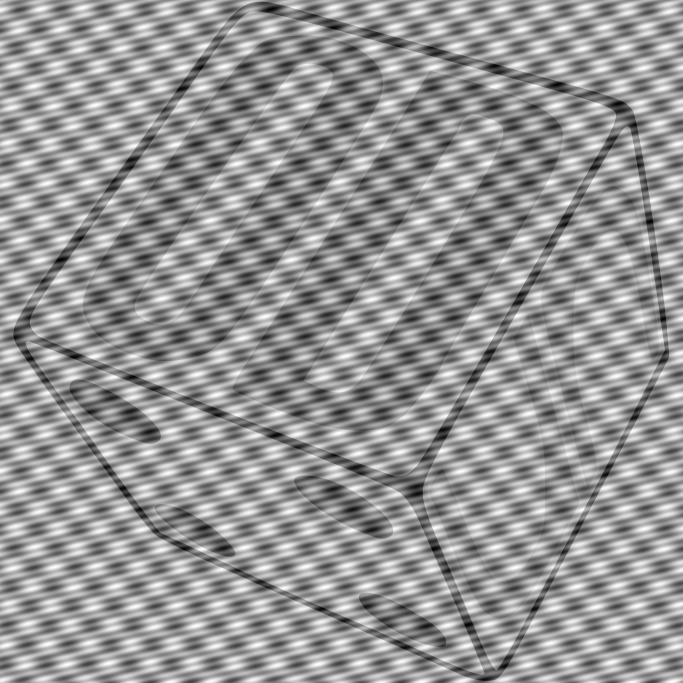
#> input picture Entrega02/Noise _images/Noise (6).png, 2048 x 2048 px, found by its file name (shown at 1/3 size)
$ python Optical_System_Variable_Transmitance.py
#> lines starting #> are read from the running program, lines starting #| are printed output that depends on the picture; after the words box and inside, x2 and y2 are one past the last pixel; in counts of white or black regions, pixels touching at a corner belong together
### Entrega02/Miscelanea.py
import numpy as np
import matplotlib.pyplot as plt
from PIL import Image

'''
This module provides functions to create various types of masks or apertures. Some are created analytically,
while others can be loaded from image files.

All masks are generated as a square matrix of size size x size.
Conventional figures are plotted following symmetrical geometries centered at the origin (0,0).
All dimensions are specified in microns (um).
'''
# Function that generates a circular aperture centered in the grid.
def circle(radius_um, X, Y):
    mask = np.where(X**2 + Y**2 <= radius_um**2, 1, 0)
    return mask

# Function that generates a rectangular aperture centered.
def rectangle(width_um, height_um, X, Y):
    mask = np.where((np.abs(X) <= width_um // 2) & (np.abs(Y) <= height_um // 2), 1, 0)
    return mask

# Function that generates a vertical slit centered.
def vertical_slit(width_um, X, Y):
    mask = np.where(np.abs(X) <= width_um // 2, 1, 0)
    return mask

# Function that generates a horizontal slit centered.
def horizontal_slit(width_um, X, Y):
    mask = np.where(np.abs(Y) <= width_um // 2, 1, 0)
    return mask

"""
Function that loads a grayscale image and converts it into a binary mask.
The image must have a black background (obstacle) and white figures (aperture).

Returns:
    _type_: A binary numpy array (0 and 1) representing the mask.
"""
def load_image(image_path, Number_of_Samplesx, Number_of_Samplesy):
#> called with image_path = 'Entrega02\\Noise _images\\Noise (6).png', Number_of_Samplesx = 4640, Number_of_Samplesy = 3506
    img = Image.open(image_path).convert('L') # Convert to grayscale
#> img is the input picture: PIL image 2048x2048 L; min 0, max 255, mean 148.8
    img = img.resize((Number_of_Samplesx, Number_of_Samplesy)) # Resize to simulation matrix
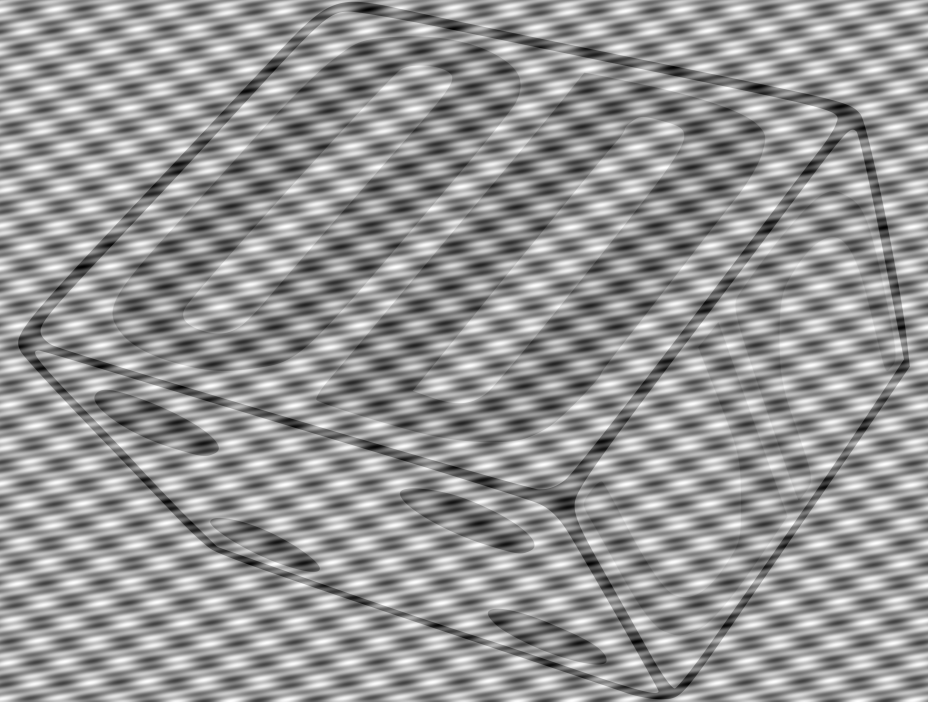
#> img: PIL image 4640x3506 L (shown at 1/5 size); min 0, max 255, mean 148.8
    img_array = np.array(img)
    # Normalize: values >128 are considered as aperture (1), others as obstacle (0)
    mask = np.where(img_array > 128, 1, 0)
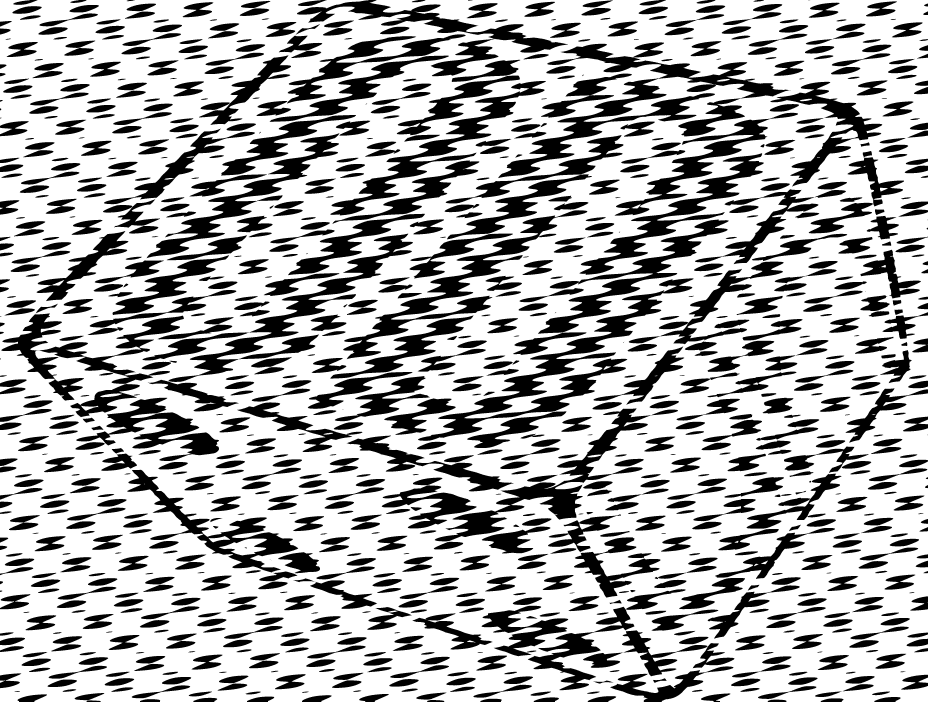
#> mask: shape (3506, 4640) int64 (shown at 1/5 size); values 0 (black) and 1 (white), 68.3% white; 1027 black regions (40 under 20 px), largest, box (x1, y1, x2, y2) and area: (2491, 212, 3947, 891) 178429, (2090, 1392, 3468, 2204) 144026, (1716, 1051, 2937, 1796) 105143
    return mask


# [31 lines left out: function Intensity_Field_Diffraction_Pattern, not called in this run]


""""
This function plots an aperture and its correspondent diffraction pattern.
The axes are set according to the physical coordinates (x, y).
Requires as inputs two matrix: the first argument is the binary array asociated to the mask; the second one is the array for
the Intensity field of a difraction pattern propagated a distance z; the third and fourth are the spatial variables; fifth is the
"cut factor", this is a porcentage value that caps the maximum value so the funtion reduces its contrast.

Returns:
    An image with two figures.
"""
# [23 lines left out: function plot_fields, not called in this run]

"""
This function plots an aperture and its correspondent diffraction pattern.
The axes are set according to the physical coordinates (x, y).
Requires as inputs two matrix: the first argument is the binary array asociated to the mask; the second one is the array for
the Intensity field of a difraction pattern propagated a distance z; the third and fourth are the spatial variables; fifth is the
"cut factor" as a decimal, this is a porcentage value that caps the maximum value so the funtion reduces its contrast.
"""
# [76 lines left out: functions Graph_Mask_and_Field_Angular_Spectrum, plot_correlation, not called in this run]


"""
Generates a Ronchi ruling mask.

Args:
    lines_per_mm: Number of lines per mm (spatial frequency).
    X, Y: Meshgrids with spatial coordinates [um].
    n: Iterator for Talbot length calculation.

Returns:
    mask (2D array): Binary mask with Ronchi grating pattern.
"""
# Function that generates a Ronchi ruling mask
# [9 lines left out: function Ronchi_mask, not called in this run]

"""Calculate the Talbot length for a given Ronchi grating.

Args:
    lines_per_mm: Number of lines per mm (spatial frequency).
    n: Iterator for Talbot length calculation.

Returns:
    Propagation_Distance_um : Calculated Talbot length in microns.
"""
# [39 lines left out: functions Talbot_length, Paco_mask, select_image_path, not called in this run]

#Creating the transmitance function for the mirror M1 when this is a function = 1
def transmitance_ring (L_x,L_y, r_minor, r_mayor, X,Y):
    rect_mask = (np.abs(X) <= L_x/2) & (np.abs(Y) <= L_y/2)
    R2 = X**2 + Y**2
    ring_mask = (R2 >= r_minor**2) & (R2 <= r_mayor**2)
    mask = np.where(rect_mask & (~ring_mask), 0, 1)

    return mask

def transmitance_1 (L_x,L_y, X,Y):
    mask = np.where((np.abs(X) <= L_x/2) & (np.abs(Y) <= L_y/2),1,0)
    return mask


# [43 lines left out: function transmitance_X_rect, not called in this run]

#Pad a field having a sample
def pad (inputField, samplingField):
    N1x, N1y = inputField.shape
#> N1x = 3506; N1y = 4640
    N2x, N2y = samplingField.shape  # needed size
#> N2x = 3506; N2y = 4640
    pad_x_before = (N2x - N1x) // 2
#> pad_x_before = 0
    pad_x_after  = N2x - N1x - pad_x_before
#> pad_x_after = 0
    pad_y_before = (N2y - N1y) // 2
#> pad_y_before = 0
    pad_y_after  = N2y - N1y - pad_y_before
#> pad_y_after = 0
    inputFieldPadded = np.pad(inputField, ((pad_x_before, pad_x_after), (pad_y_before, pad_y_after)), mode='constant')

    return inputFieldPadded

#Function for create coordinates
def coordinates (L_x, L_y, N_x, N_y):
    x = np.linspace(-L_x/2, L_x/2, N_x)  # um. x coordinates of the transmitance M1
    y = np.linspace(-L_y/2, L_y/2, N_y)  # um. y coordinates of the transmitance M1
    X, Y = np.meshgrid(x, y)
    return x,y,X,Y


#Function for create a ring
def ring (r_minor, r_mayor,X,Y):
    mask = np.where((r_minor**2 <= (X**2 + Y**2)) & ((X**2 + Y**2) <= r_mayor**2), 0, 1)
    return mask

#path = select_image_path(1)

#print(path)

"""
Functions to create the transfer matrices for the optical systems
"""

#We are creating the matrix for O(u,v) in terms of f
# [11 lines left out: function transferMatrix_With_Reflection, not called in this run]

#We are creating the matrix for propagation - lens - propagation
def transferMatrix_Propagation_Lens_Propagation(f,d):
    #We are creating the matrix for U(u',v') in terms of f and d
    matrixU = [[[1, f], [0, 1]], [[1, 0], [-1/f, 1]], [[1, d], [0, 1]]]

    #We are multipling the matrices for transfer s(xi,eta) to O(u,v) or U(x',y')

    result = matrixU[0]
    for j in range(1, len(matrixU)):
        result = np.dot(result, matrixU[j])
    return result [0][0], result[0][1], result[1][0], result[1][1]

### Entrega02/Difraction_Implementation_Of_Matrix.py
import numpy as np
from Miscelanea import *


#In this module we will use the Fresnel transformation method with the parameters of ABCD matrix


def difractive_formulation (input_field,A,B,D,λ,initial_deltax,initial_deltay,X_0,Y_0,X_1, Y_1):
    k = 2 * np.pi / λ  # um^-1. Wavenumber
    #Firstly we create the spherical terms for the input field
    SphericalInput = np.exp(((1j*k*A)/(2*B))*((X_0)**2+ (Y_0)**2))
    #We multiply the input field per the spherical input term
    U_1 = input_field * SphericalInput

    #We are calculating the fft for U_1
    U_2 = np.fft.fftshift((np.fft.fft2(U_1))* (initial_deltax*initial_deltay))

    #We create the spherical phase output term
    SphericalOutput = (np.exp((1j*k*D/(2*B))*(((X_1)**2)+ ((Y_1)**2))))/(1j*λ*B)

    #We need that SphericalOutput has the same shape as U_2, then we will pad the U_2 with zeros
    U_2_padded = pad (U_2, SphericalOutput)

    #We multiply the U_2 per sphericalOutput term
    U_B = SphericalOutput * U_2_padded

    return U_B

### Entrega02/Optical_System_Variable_Transmitance.py
import numpy as np
from Miscelanea import *
from Difraction_Implementation_Of_Matrix import *

"""
Parameteres of the optical system with variable transmitance
"""
# Light parameters
λ = 0.633  # um. Wavelength of light (He-Ne laser)

# Lens parameters
f = 500000 #um. Focal length of the lens

"""
1. Parameters of the CAM1
We will define the coordinates of the propagated fields with the parameters of the CAM1
"""
#Sensor parameters CAM1
Δ_1_CAM1 = 3.8 # um. The size of the pixel in the sensor
M_x_CAM1 = 4640 # Number of pixels in the x axis for the sensor
M_y_CAM1 = 3506 # Number of pixels in the y axis for the sensor
L_xCAM1 = M_x_CAM1 * Δ_1_CAM1  # um. Physical size of the sensor CAM1 in the x axis
L_yCAM1 = M_y_CAM1 * Δ_1_CAM1  # um. Physical size of the sensor CAM1 in the y axis

#Creating the coordinates for the sensor CAM1
x_CAM1, y_CAM1, X_CAM1, Y_CAM1 = coordinates (L_xCAM1, L_yCAM1, M_x_CAM1,M_y_CAM1)

"""
2. Parameters of the propagated field towards the transmitance or DMD
"""
Δ_2x = (λ *2*f)/(M_x_CAM1*Δ_1_CAM1)  # um. Sampling interval in the output field in x axis
Δ_2y = (λ *2*f)/(M_y_CAM1*Δ_1_CAM1)  # um. Sampling interval in the output field in y axis
L_2x = M_x_CAM1 * Δ_2x #um. Physical size of the grid in the output field in x axis
L_2y = M_y_CAM1 * Δ_2y #um. Physical size of the grid in the output field in y axis

#Creating the coordinates for the first propagation
x_2, y_2, X_2, Y_2 = coordinates (L_2x, L_2y, M_x_CAM1,M_y_CAM1)

"""
3. Parameters of the DMD
"""
Δ_M1 = 5.4 #um. Sampling interval of the sensor CAM1
N_M1x = 1080 #Number of micromirrors in axis x
N_M1y = 1920 #Number of micromirrors in axis y
L_xM1 = 10400 # um. Physical size of the transmitance M1 in the x axis
L_yM1 = 5800 # um. Physical size of the transmitance M1 in the y axis


"""
Creating the parameteres for the matrix system, in the first propagation towards The transmitance
In the second propagation towards the sensor CAM1, the parameters ABCD will be same as here
"""

A, B, C,D = transferMatrix_Propagation_Lens_Propagation(f,f)

"""
Creating the input field and the output field when it is propagated to the transmitance M1
"""

#Creating the input field, at this time it is a circular aperture
U_0 = circle(1000,X_CAM1,Y_CAM1) #With first coordinates

#Taking an image as the input field
U_0 = load_image(r'Entrega02\Noise _images\Noise (6).png', M_x_CAM1,M_y_CAM1)

#Calculating the output field with the diffractive formulation
#Here we have the spectrum of U_0
U_beforeTransmitance_M1 = difractive_formulation (U_0,A,B,D,λ,Δ_1_CAM1,Δ_1_CAM1,X_CAM1,Y_CAM1,X_2,Y_2)

"""
Creating the transmitance function and applying it to the output field U_beforeTransmitance
"""

#Creating the transmitance function
Transmitance_M1 = transmitance_ring (L_xM1,L_yM1,0,1100, X_2, Y_2)
#Transmitance_M1 = transmitance_1 (L_xM1,L_yM1,X_2,Y_2)
#Transmitance_M1 = transmitance_X_rect(X_2, Y_2, 150, 900, L_xM1, L_yM1)

#We need that the U_beforeTransmitance and Transmitance_M1 have the same number of samples


#Multiplying the field before the transmitance by the transmitance function
U_afterTransmitance_M1 = U_beforeTransmitance_M1 * Transmitance_M1


#Calculating the output field with the diffractive formulation
U_CAM1 = difractive_formulation (U_afterTransmitance_M1,A,B,D,λ,Δ_2x,Δ_2y,X_2,Y_2,X_CAM1, Y_CAM1)
#> (the run stopped early here; a loop or call above may not have finished)
